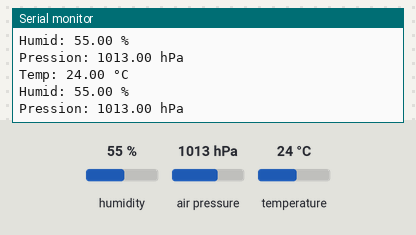
A sketch run on a simulated ESP32. On the bench: the last lines printed to the serial monitor. The inputs (shaded band) are chosen by the test bench; at power-on: humidity 55 %, air pressure 1013 hPa, temperature 24 °C.

Above: at 2.8 s.
2.9 s: humidity set to 22 %
At 4.7 s:
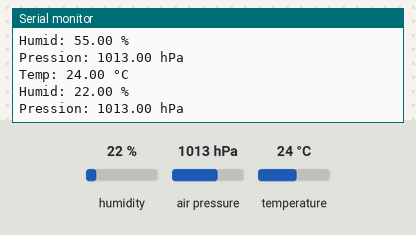
5.6 s: air pressure set to 952 hPa
At 6.4 s:
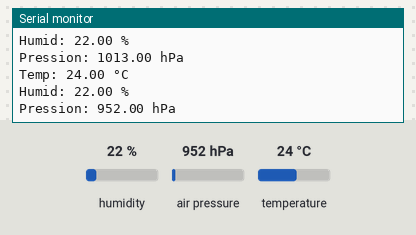
8.3 s: temperature set to 12 °C
At 10.9 s:
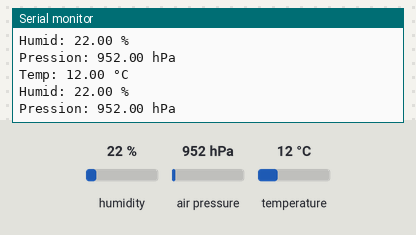

Measured:
- after the input at 2.9 s, the serial monitor: prints a new line after 1.1 s (image 1)
- after the input at 5.6 s, the serial monitor: prints a new line after 0.41 s (image 2)
- after the input at 8.3 s, the serial monitor: prints a new line after 1.7 s (image 3)

The sketch:

sketch_jul22a.ino
```cpp
#include <Wire.h>
#include <Adafruit_Sensor.h>
#include <Adafruit_BME280.h>

Adafruit_BME280 bme;

void setup() {
  Serial.begin(115200);
  Wire.begin(21, 22); // SDA=21, SCL=22

  if (!bme.begin(0x76) && !bme.begin(0x77)) {
    Serial.println("BME280 non detecte !");
    while (1);
  }
}

void loop() {
  Serial.print("Temp: "); Serial.print(bme.readTemperature()); Serial.println(" °C");
  Serial.print("Humid: "); Serial.print(bme.readHumidity()); Serial.println(" %");
  Serial.print("Pression: "); Serial.print(bme.readPressure() / 100.0F); Serial.println(" hPa");
  delay(2000);
}
```
